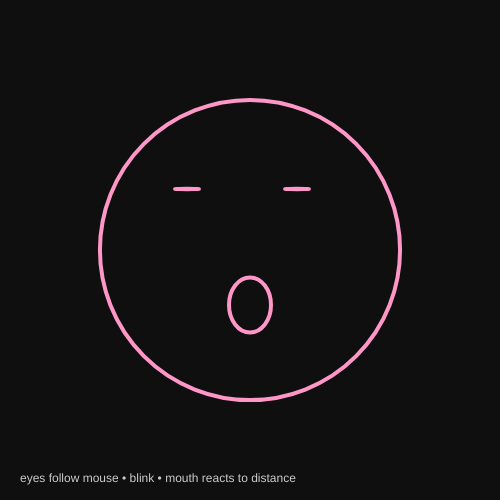
Frame 1 (no input)
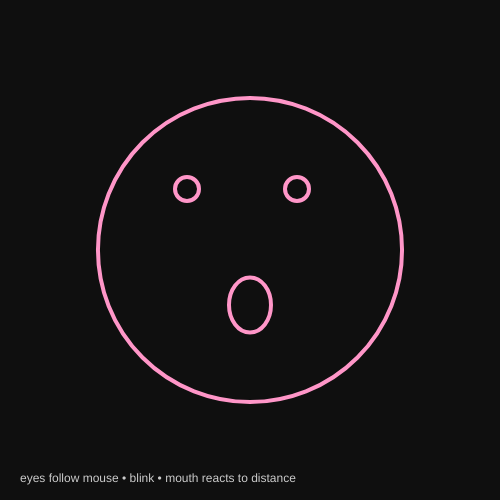
Frame 60 (no input)
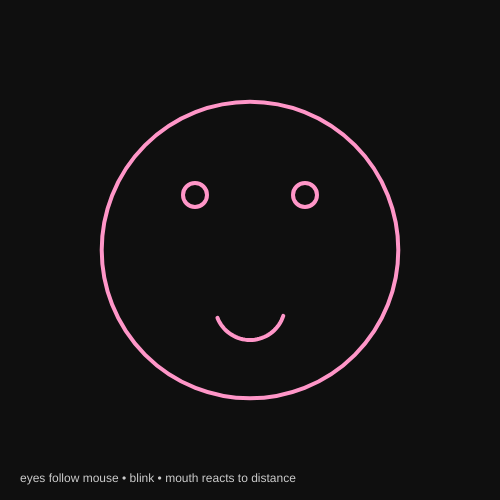
Frame 120 (the mouse pressed at the canvas centre since frame 60)

The p5.js sketch that drew these frames (run headless with seeded random() and noise() and a simulated clock; from frame 60 on, the mouse is pressed at the canvas centre):

// p5.js sketch
// ── sketch.js

// - eyes follow mouse a little
// - natural blinking
// - mouth reacts to mouse distance (near = smile, far = surprised)


function setup() {
  createCanvas(500, 500);
}

function draw() {
  background(15);

  // --- Face Shape ---
  let cx = width / 2;
  let cy = height / 2;
  let faceR = 150;

  // subtle breathing (normal)
  let t = millis() * 0.001;
  let breathe = 1 + 0.015 * sin(t * 2.0);

  // neon-ish stroke (simple)
  stroke(255, 150, 200);
  strokeWeight(4);
  noFill();

  // face circle (centered)
  ellipse(cx, cy, faceR * 2 * breathe, faceR * 2 * breathe);

  // --- EYES (follow mouse slightly + blink) ---
  let eyeOffX = 55;
  let eyeY = cy - 55;
  let eyeR = 12;

  // look direction (small, clamped)
  let dx = constrain((mouseX - cx) * 0.04, -8, 8);
  let dy = constrain((mouseY - cy) * 0.04, -6, 6);

  // blink (quick + occasional)
  let blink = blinkAmount(t); // 0..1 (1 = open)

  // left eye
  ellipse(cx - eyeOffX + dx, eyeY + dy, eyeR * 2, eyeR * 2 * blink);
  // right eye
  ellipse(cx + eyeOffX + dx, eyeY + dy, eyeR * 2, eyeR * 2 * blink);

  // --- MOUTH (normal “reaction” to mouse distance) ---
  let d = dist(mouseX, mouseY, cx, cy);
  // map distance to expression: close -> smile, far -> surprised
  let surprised = constrain(map(d, 40, 260, 0, 1), 0, 1);

  let mouthY = cy + 55;

  if (surprised < 0.55) {
    // smile arc
    let smileAmt = map(surprised, 0, 0.55, 1, 0); // 1 strong smile -> 0 neutral
    drawSmile(cx, mouthY, 70, 35 * smileAmt);
  } else {
    // "O" mouth
    let oAmt = map(surprised, 0.55, 1, 18, 55);
    ellipse(cx, mouthY, 42, oAmt);
  }

  // tiny caption
  noStroke();
  fill(255, 200);
  textSize(12);
  text("eyes follow mouse • blink • mouth reacts to distance", 20, height - 18);
}

// Smooth smile using an arc drawn with points (still simple shapes vibe)
function drawSmile(x, y, w, h) {
  noFill();
  beginShape();
  for (let a = PI * 0.1; a <= PI * 0.9; a += 0.07) {
    let px = x + cos(a) * (w * 0.5);
    let py = y + sin(a) * h;
    vertex(px, py);
  }
  endShape();
}

// Returns 0..1 (1=open, 0=closed)
function blinkAmount(t) {
  // slow timer + quick blink window
  let cycle = (t * 0.35) % 1.0; // blinks about every ~3 seconds
  let b = 1;

  // blink happens near end of cycle
  if (cycle > 0.92) b = map(cycle, 0.92, 1.0, 1, 0);
  if (cycle < 0.04) b = min(b, map(cycle, 0.0, 0.04, 0, 1));

  // sharpen blink shape
  b = constrain(b, 0, 1);
  return pow(b, 2.2);
}
